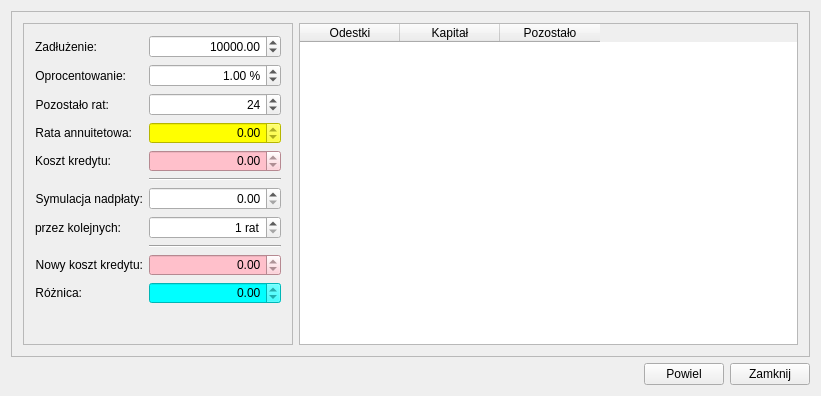
<?xml version="1.0" encoding="UTF-8"?>
<ui version="4.0">
 <class>MainWindow</class>
 <widget class="QMainWindow" name="MainWindow">
  <property name="geometry">
   <rect>
    <x>0</x>
    <y>0</y>
    <width>821</width>
    <height>396</height>
   </rect>
  </property>
  <property name="windowTitle">
   <string>Q Raty</string>
  </property>
  <widget class="QWidget" name="centralWidget">
   <layout class="QVBoxLayout" name="verticalLayout">
    <item>
     <layout class="QHBoxLayout" name="horizontalLayout_2">
      <item>
       <widget class="QFrame" name="frame_2">
        <property name="frameShape">
         <enum>QFrame::StyledPanel</enum>
        </property>
        <property name="frameShadow">
         <enum>QFrame::Raised</enum>
        </property>
        <layout class="QHBoxLayout" name="horizontalLayout_3">
         <item>
          <widget class="QFrame" name="frame">
           <property name="minimumSize">
            <size>
             <width>270</width>
             <height>0</height>
            </size>
           </property>
           <property name="frameShape">
            <enum>QFrame::StyledPanel</enum>
           </property>
           <property name="frameShadow">
            <enum>QFrame::Raised</enum>
           </property>
           <layout class="QFormLayout" name="formLayout">
            <item row="0" column="0">
             <widget class="QLabel" name="label">
              <property name="text">
               <string>Zadłużenie:</string>
              </property>
              <property name="alignment">
               <set>Qt::AlignRight|Qt::AlignTrailing|Qt::AlignVCenter</set>
              </property>
              <property name="wordWrap">
               <bool>false</bool>
              </property>
             </widget>
            </item>
            <item row="0" column="1">
             <widget class="QDoubleSpinBox" name="doubleSpinBoxLoanAmount">
              <property name="alignment">
               <set>Qt::AlignRight|Qt::AlignTrailing|Qt::AlignVCenter</set>
              </property>
              <property name="maximum">
               <double>9999999999999.000000000000000</double>
              </property>
              <property name="value">
               <double>10000.000000000000000</double>
              </property>
             </widget>
            </item>
            <item row="1" column="0">
             <widget class="QLabel" name="label_2">
              <property name="text">
               <string>Oprocentowanie:</string>
              </property>
              <property name="alignment">
               <set>Qt::AlignRight|Qt::AlignTrailing|Qt::AlignVCenter</set>
              </property>
              <property name="wordWrap">
               <bool>false</bool>
              </property>
             </widget>
            </item>
            <item row="1" column="1">
             <widget class="QDoubleSpinBox" name="doubleSpinBoxInterestRate">
              <property name="alignment">
               <set>Qt::AlignRight|Qt::AlignTrailing|Qt::AlignVCenter</set>
              </property>
              <property name="suffix">
               <string> %</string>
              </property>
              <property name="maximum">
               <double>9999999999999.000000000000000</double>
              </property>
              <property name="value">
               <double>1.000000000000000</double>
              </property>
             </widget>
            </item>
            <item row="2" column="0">
             <widget class="QLabel" name="label_3">
              <property name="text">
               <string>Pozostało rat:</string>
              </property>
              <property name="alignment">
               <set>Qt::AlignRight|Qt::AlignTrailing|Qt::AlignVCenter</set>
              </property>
              <property name="wordWrap">
               <bool>false</bool>
              </property>
             </widget>
            </item>
            <item row="2" column="1">
             <widget class="QSpinBox" name="spinBoxTerm">
              <property name="alignment">
               <set>Qt::AlignRight|Qt::AlignTrailing|Qt::AlignVCenter</set>
              </property>
              <property name="maximum">
               <number>999999</number>
              </property>
              <property name="value">
               <number>24</number>
              </property>
             </widget>
            </item>
            <item row="3" column="0">
             <widget class="QLabel" name="label_4">
              <property name="text">
               <string>Rata annuitetowa:</string>
              </property>
              <property name="alignment">
               <set>Qt::AlignRight|Qt::AlignTrailing|Qt::AlignVCenter</set>
              </property>
              <property name="wordWrap">
               <bool>false</bool>
              </property>
             </widget>
            </item>
            <item row="3" column="1">
             <widget class="QDoubleSpinBox" name="doubleSpinBoxPayment">
              <property name="styleSheet">
               <string notr="true">background: yellow</string>
              </property>
              <property name="alignment">
               <set>Qt::AlignRight|Qt::AlignTrailing|Qt::AlignVCenter</set>
              </property>
              <property name="readOnly">
               <bool>true</bool>
              </property>
              <property name="maximum">
               <double>9999999999999.000000000000000</double>
              </property>
             </widget>
            </item>
            <item row="4" column="0">
             <widget class="QLabel" name="label_5">
              <property name="text">
               <string>Koszt kredytu:</string>
              </property>
              <property name="alignment">
               <set>Qt::AlignRight|Qt::AlignTrailing|Qt::AlignVCenter</set>
              </property>
              <property name="wordWrap">
               <bool>false</bool>
              </property>
             </widget>
            </item>
            <item row="4" column="1">
             <widget class="QDoubleSpinBox" name="doubleSpinBoxInterest">
              <property name="styleSheet">
               <string notr="true">background: pink</string>
              </property>
              <property name="alignment">
               <set>Qt::AlignRight|Qt::AlignTrailing|Qt::AlignVCenter</set>
              </property>
              <property name="readOnly">
               <bool>true</bool>
              </property>
              <property name="maximum">
               <double>9999999999999.000000000000000</double>
              </property>
             </widget>
            </item>
            <item row="5" column="1">
             <widget class="Line" name="line_4">
              <property name="orientation">
               <enum>Qt::Horizontal</enum>
              </property>
             </widget>
            </item>
            <item row="6" column="0">
             <widget class="QLabel" name="label_6">
              <property name="text">
               <string>Symulacja nadpłaty:</string>
              </property>
              <property name="alignment">
               <set>Qt::AlignRight|Qt::AlignTrailing|Qt::AlignVCenter</set>
              </property>
              <property name="wordWrap">
               <bool>false</bool>
              </property>
             </widget>
            </item>
            <item row="6" column="1">
             <widget class="QDoubleSpinBox" name="doubleSpinBoxOverpay">
              <property name="alignment">
               <set>Qt::AlignRight|Qt::AlignTrailing|Qt::AlignVCenter</set>
              </property>
              <property name="maximum">
               <double>9999999999999.000000000000000</double>
              </property>
             </widget>
            </item>
            <item row="7" column="0">
             <widget class="QLabel" name="label_7">
              <property name="text">
               <string>przez kolejnych:</string>
              </property>
              <property name="alignment">
               <set>Qt::AlignRight|Qt::AlignTrailing|Qt::AlignVCenter</set>
              </property>
              <property name="wordWrap">
               <bool>false</bool>
              </property>
             </widget>
            </item>
            <item row="7" column="1">
             <widget class="QSpinBox" name="spinBoxOverpayCount">
              <property name="alignment">
               <set>Qt::AlignRight|Qt::AlignTrailing|Qt::AlignVCenter</set>
              </property>
              <property name="suffix">
               <string> rat</string>
              </property>
              <property name="minimum">
               <number>1</number>
              </property>
              <property name="maximum">
               <number>999999</number>
              </property>
             </widget>
            </item>
            <item row="8" column="1">
             <widget class="Line" name="line_6">
              <property name="orientation">
               <enum>Qt::Horizontal</enum>
              </property>
             </widget>
            </item>
            <item row="9" column="0">
             <widget class="QLabel" name="label_8">
              <property name="text">
               <string>Nowy koszt kredytu:</string>
              </property>
              <property name="alignment">
               <set>Qt::AlignRight|Qt::AlignTrailing|Qt::AlignVCenter</set>
              </property>
              <property name="wordWrap">
               <bool>false</bool>
              </property>
             </widget>
            </item>
            <item row="9" column="1">
             <widget class="QDoubleSpinBox" name="doubleSpinBoxNewInterest">
              <property name="styleSheet">
               <string notr="true">background: pink</string>
              </property>
              <property name="alignment">
               <set>Qt::AlignRight|Qt::AlignTrailing|Qt::AlignVCenter</set>
              </property>
              <property name="readOnly">
               <bool>true</bool>
              </property>
              <property name="maximum">
               <double>9999999999999.000000000000000</double>
              </property>
             </widget>
            </item>
            <item row="10" column="0">
             <widget class="QLabel" name="label_9">
              <property name="text">
               <string>Różnica:</string>
              </property>
              <property name="alignment">
               <set>Qt::AlignRight|Qt::AlignTrailing|Qt::AlignVCenter</set>
              </property>
              <property name="wordWrap">
               <bool>false</bool>
              </property>
             </widget>
            </item>
            <item row="10" column="1">
             <widget class="QDoubleSpinBox" name="doubleSpinBoxDiffInterest">
              <property name="styleSheet">
               <string notr="true">background: cyan</string>
              </property>
              <property name="alignment">
               <set>Qt::AlignRight|Qt::AlignTrailing|Qt::AlignVCenter</set>
              </property>
              <property name="readOnly">
               <bool>true</bool>
              </property>
              <property name="maximum">
               <double>9999999999999.000000000000000</double>
              </property>
             </widget>
            </item>
           </layout>
          </widget>
         </item>
         <item>
          <widget class="QTableWidget" name="tableWidget">
           <property name="minimumSize">
            <size>
             <width>410</width>
             <height>0</height>
            </size>
           </property>
           <property name="editTriggers">
            <set>QAbstractItemView::NoEditTriggers</set>
           </property>
           <property name="selectionMode">
            <enum>QAbstractItemView::ContiguousSelection</enum>
           </property>
           <property name="selectionBehavior">
            <enum>QAbstractItemView::SelectRows</enum>
           </property>
           <property name="showGrid">
            <bool>false</bool>
           </property>
           <property name="columnCount">
            <number>3</number>
           </property>
           <column>
            <property name="text">
             <string>Odestki</string>
            </property>
            <property name="textAlignment">
             <set>AlignCenter</set>
            </property>
           </column>
           <column>
            <property name="text">
             <string>Kapitał</string>
            </property>
            <property name="textAlignment">
             <set>AlignCenter</set>
            </property>
           </column>
           <column>
            <property name="text">
             <string>Pozostało</string>
            </property>
            <property name="textAlignment">
             <set>AlignCenter</set>
            </property>
           </column>
          </widget>
         </item>
        </layout>
       </widget>
      </item>
     </layout>
    </item>
    <item>
     <layout class="QHBoxLayout" name="horizontalLayout">
      <property name="sizeConstraint">
       <enum>QLayout::SetDefaultConstraint</enum>
      </property>
      <item>
       <spacer name="horizontalSpacer">
        <property name="orientation">
         <enum>Qt::Horizontal</enum>
        </property>
        <property name="sizeHint" stdset="0">
         <size>
          <width>40</width>
          <height>20</height>
         </size>
        </property>
       </spacer>
      </item>
      <item>
       <widget class="QPushButton" name="pushButtonClone">
        <property name="text">
         <string>Powiel</string>
        </property>
       </widget>
      </item>
      <item>
       <widget class="QPushButton" name="pushButtonClose">
        <property name="text">
         <string>Zamknij</string>
        </property>
       </widget>
      </item>
     </layout>
    </item>
   </layout>
  </widget>
 </widget>
 <layoutdefault spacing="6" margin="11"/>
 <resources/>
 <connections>
  <connection>
   <sender>pushButtonClose</sender>
   <signal>clicked()</signal>
   <receiver>MainWindow</receiver>
   <slot>close()</slot>
   <hints>
    <hint type="sourcelabel">
     <x>355</x>
     <y>271</y>
    </hint>
    <hint type="destinationlabel">
     <x>379</x>
     <y>14</y>
    </hint>
   </hints>
  </connection>
 </connections>
</ui>
